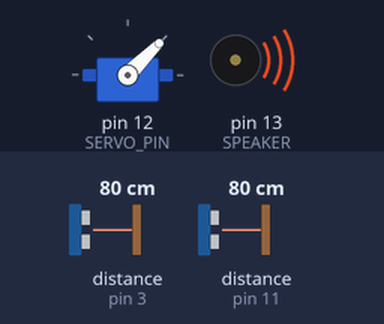
The sketch below on a simulated Arduino Uno, built with avr-gcc and run on an emulated ATmega328P. On the bench: servo, buzzer (waves = sounding). Wiring (inferred from the names in the program): 2 × ultrasonic range finder: trigger pin 2, echo pin 3 / trigger pin 10, echo pin 11. The test bench sets the inputs (shaded band); at power-on: distance to the obstacle (sensors on pin 11, pin 3) 80 cm. The echo pulse lasts 58.3 µs per cm; what the sketch prints to the serial monitor is not drawn.

Above: at 1.48 s.
1.5 s: distance to the obstacle (sensor on pin 11) set to 60 cm
At 2.8 s:
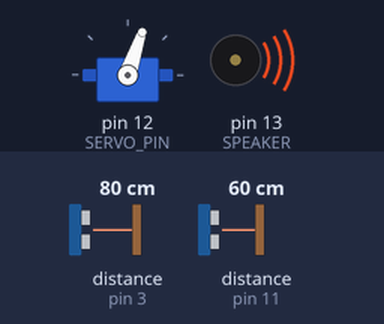
4.5 s: distance to the obstacle (sensor on pin 3) set to 250 cm
At 5.2 s:
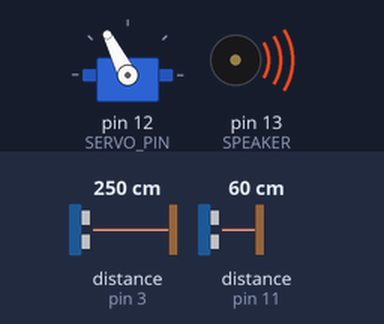
7.5 s: distance to the obstacle (sensor on pin 3) set to 2 cm
At 7.84 s:
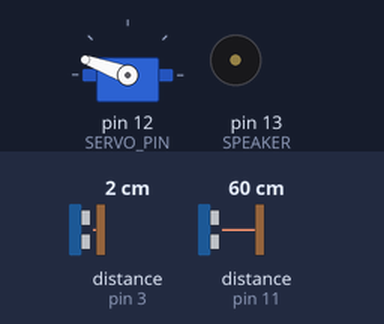
10.5 s: distance to the obstacle (sensor on pin 11) set to 2 cm
At 11.17 s:
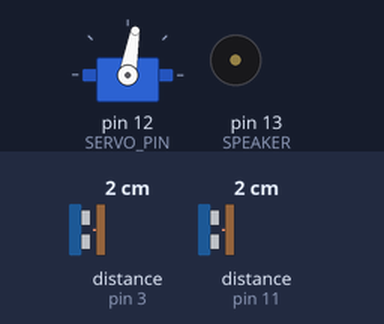
13.5 s: distance to the obstacle (sensor on pin 3) set to 9 cm
16.5 s: distance to the obstacle (sensor on pin 11) set to 9 cm
Timing chart, 0 to 20.5 s (numbered marks = the images above; inputs shaded):
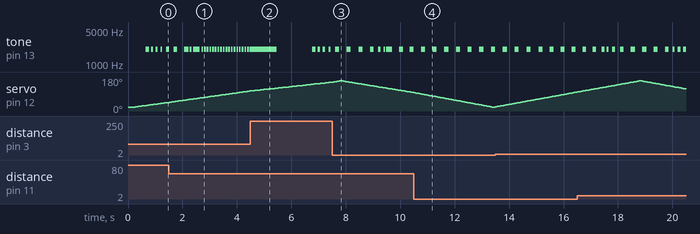

The sketch:

dual_sensor_radar_integrated.ino
```cpp
// Dual-channel ultrasonic radar with TABLE-EDGE detection - OPTIMIZED
// Designed for corner-mount on rectangular table (~118cm x 60cm)
#include <Servo.h>

// --- Hardware pins ---
const int TRIG1 = 10;
const int ECHO1 = 11;
const int TRIG2 = 2;
const int ECHO2 = 3;
const int SERVO_PIN = 12;
const int SPEAKER = 13;

// --- Servo configuration ---
const int SERVO_MIN_US = 500;
const int SERVO_MAX_US = 2500;
const float US_PER_DEG = float(SERVO_MAX_US - SERVO_MIN_US) / 270.0f;

// Servo sweep range (degrees) - adjusted for table coverage
const int POS_MIN = 30;   // Start at 30° for table edge
const int POS_MAX = 240;  // End at 240° for table edge
int pos = POS_MIN;
int dir = 1;  // 1 = forward, -1 = backward

// --- Behavior parameters ---
const int SERVO_STEP_DELAY = 8;   // REALLY FAST: 8ms (was 12ms, originally 30ms)
const int TRIG_GAP_MS = 15;       // REDUCED: 15ms between sensors (was 30ms)
const int HYSTERESIS_COUNT = 2;
const int CONTINUOUS_TONE_THRESHOLD = 5;

// --- Power monitoring (optional) ---
#define ENABLE_BATT_MON false
const int BATTERY_SENSE_PIN = A0;
const float VDIV_FACTOR = 47.0 / 147.0;
const float LOW_BATT_THRESHOLD_V = 4.5;

// --- Table geometry constants ---
const float TABLE_LONG_SIDE = 118.0;  // cm
const float TABLE_SHORT_SIDE = 60.0;  // cm

// --- State variables ---
Servo servo;
int lastD1 = 999;
int lastD2 = 999;

// Beep state (non-blocking)
bool beepOn = false;
unsigned long beepNextToggleMs = 0;
int beepFreq = 0;
int beepOnMs = 0;
int beepOffMs = 0;

// Hysteresis for sensor selection
int currentClosest = 0;
int candidateClosest = 0;
int candidateCount = 0;

bool fadingOut = false;

//////////////// Helper Functions /////////////////////

float readBatteryVoltage() {
  int adc = analogRead(BATTERY_SENSE_PIN);
  float v = (adc * (5.0 / 1023.0)) / VDIV_FACTOR;
  return v;
}

int measureDistanceWithTrig(int trigPin, int echoPin) {
  digitalWrite(trigPin, LOW);
  delayMicroseconds(2);
  digitalWrite(trigPin, HIGH);
  delayMicroseconds(10);
  digitalWrite(trigPin, LOW);

  unsigned long duration = pulseIn(echoPin, HIGH, 20000UL); // 20ms timeout (faster)
  if (duration == 0) return 999;

  int distance = (int)((duration * 0.034) / 2.0 + 0.5);
  return distance;
}

// Calculate table-edge detection threshold based on servo angle
float getTableEdgeThreshold(int angle) {
  float threshold;

  if (angle >= 30 && angle <= 90) {
    // Zone 1: 30° to 90° - scanning along 118cm side
    // Formula: 118 * sin(θ)
    float radians = angle * PI / 180.0;
    threshold = TABLE_LONG_SIDE * sin(radians);
  }
  else if (angle > 90 && angle <= 180) {
    // Zone 2: 90° to 180° - scanning along 60cm perpendicular side
    threshold = TABLE_SHORT_SIDE;
  }
  else if (angle > 180 && angle <= 240) {
    // Zone 3: 180° to 240° - scanning along 118cm side (mirrored)
    int mirrorAngle = 180 - (angle - 180);
    float radians = mirrorAngle * PI / 180.0;
    threshold = TABLE_LONG_SIDE * sin(radians);
  }
  else {
    threshold = TABLE_SHORT_SIDE;
  }

  return threshold;
}

// Beeping based on DISTANCE FROM TABLE EDGE (not raw distance)
void distanceToBeepParams(float distFromEdge, int &freq, int &onMs, int &offMs) {
  // distFromEdge: how far the object is from falling off (smaller = more urgent)

  const int minD = 2;
  const int maxD = 60;
  int effectiveDist = constrain((int)distFromEdge, minD, maxD);

  // CONSTANT FREQUENCY - always loud and clear
  freq = 2000;

  // ORIGINAL AGGRESSIVE TIMING - based on distance from edge
  // Closer to edge = faster beeping
  onMs = map(effectiveDist, minD, maxD, 30, 140);
  offMs = map(effectiveDist, minD, maxD, 40, 260);
}

// Handle beeping logic
void updateBeeper(int closestDist, int currentAngle) {
  unsigned long now = millis();

  float tableEdge = getTableEdgeThreshold(currentAngle);

  // Check if object is within table boundary
  if (closestDist == 999 || closestDist >= tableEdge) {
    // No object or object is at/beyond table edge - silence
    noTone(SPEAKER);
    beepOn = false;
    beepFreq = 0;
    beepOnMs = 0;
    beepOffMs = 0;
    beepNextToggleMs = 0;
    fadingOut = false;
    return;
  }

  // Calculate how far object is from table edge
  float distFromEdge = tableEdge - closestDist;

  // Object detected within table boundary
  int desiredFreq, desiredOn, desiredOff;
  distanceToBeepParams(distFromEdge, desiredFreq, desiredOn, desiredOff);

  if (desiredFreq == 0) {
    noTone(SPEAKER);
    beepOn = false;
    beepNextToggleMs = 0;
    return;
  }

  // Continuous tone when very close to edge
  if (distFromEdge <= CONTINUOUS_TONE_THRESHOLD) {
    if (beepNextToggleMs != 0 || desiredFreq != beepFreq) {
      noTone(SPEAKER);
      tone(SPEAKER, desiredFreq);
      beepFreq = desiredFreq;
      beepOn = true;
      beepNextToggleMs = 0;
    }
  } else {
    // Normal beeping pattern
    if (desiredFreq != beepFreq || desiredOn != beepOnMs || desiredOff != beepOffMs) {
      beepFreq = desiredFreq;
      beepOnMs = desiredOn;
      beepOffMs = desiredOff;

      if (beepNextToggleMs == 0) {
        tone(SPEAKER, beepFreq);
        beepOn = true;
        beepNextToggleMs = now + beepOnMs;
      }
    }

    // Non-blocking beep toggle
    if (beepNextToggleMs > 0 && now >= beepNextToggleMs) {
      if (beepOn) {
        noTone(SPEAKER);
        beepOn = false;
        beepNextToggleMs = now + beepOffMs;
      } else {
        tone(SPEAKER, beepFreq);
        beepOn = true;
        beepNextToggleMs = now + beepOnMs;
      }
    }
  }
}

// Update hysteresis logic for sensor selection
void updateHysteresis() {
  if (lastD1 != 999 && lastD2 != 999) {
    candidateClosest = (lastD1 <= lastD2) ? 1 : 2;
  } else if (lastD1 != 999) {
    candidateClosest = 1;
  } else if (lastD2 != 999) {
    candidateClosest = 2;
  } else {
    candidateClosest = 0;
  }

  if (candidateClosest != currentClosest) {
    candidateCount++;
    if (candidateCount >= HYSTERESIS_COUNT) {
      currentClosest = candidateClosest;
      candidateCount = 0;
    }
  } else {
    candidateCount = 0;
  }
}

////////////////////////////////////////////////////////

void setup() {
  Serial.begin(9600);

  pinMode(TRIG1, OUTPUT);
  pinMode(ECHO1, INPUT);
  pinMode(TRIG2, OUTPUT);
  pinMode(ECHO2, INPUT);
  pinMode(SPEAKER, OUTPUT);

  digitalWrite(TRIG1, LOW);
  digitalWrite(TRIG2, LOW);
  noTone(SPEAKER);

  servo.attach(SERVO_PIN, SERVO_MIN_US, SERVO_MAX_US);
  int pw = int(SERVO_MIN_US + pos * US_PER_DEG);
  pw = constrain(pw, SERVO_MIN_US, SERVO_MAX_US);
  servo.writeMicroseconds(pw);

  delay(200);
}

void loop() {
  // Move servo one step
  pos += dir * 1;

  // Reverse direction at limits
  if (pos >= POS_MAX) {
    pos = POS_MAX;
    dir = -1;
  }
  if (pos <= POS_MIN) {
    pos = POS_MIN;
    dir = 1;
  }

  // Update servo position
  int pw = int(SERVO_MIN_US + pos * US_PER_DEG);
  pw = constrain(pw, SERVO_MIN_US, SERVO_MAX_US);
  servo.writeMicroseconds(pw);

  delay(SERVO_STEP_DELAY);  // 8ms (FAST!)

  // Measure both sensors with staggered triggers
  lastD1 = measureDistanceWithTrig(TRIG1, ECHO1);
  delay(TRIG_GAP_MS);  // 15ms gap
  lastD2 = measureDistanceWithTrig(TRIG2, ECHO2);

  // Calculate table edge threshold for current angle
  float tableEdge = getTableEdgeThreshold(pos);

  // Send data to Processing: angle,distance1,distance2,tableEdgeThreshold.
  Serial.print(pos);
  Serial.print(",");
  Serial.print(lastD1);
  Serial.print(",");
  Serial.print(lastD2);
  Serial.print(",");
  Serial.print((int)tableEdge);
  Serial.print(".");

  // Calculate closest distance within table boundary
  int closest = 999;
  if (lastD1 != 999 && lastD1 < tableEdge) closest = lastD1;
  if (lastD2 != 999 && lastD2 < tableEdge && lastD2 < closest) closest = lastD2;

  // Update hysteresis
  updateHysteresis();

  // Get active sensor distance
  int activeDist = 999;
  if (currentClosest == 1) activeDist = lastD1;
  else if (currentClosest == 2) activeDist = lastD2;
  else activeDist = closest;

  // Update beeper
  updateBeeper(activeDist, pos);
}
```

Measured:
- by itself, servo on pin 12 (SERVO_PIN): rises from 100° to 160° in 2.3 s, then falls to 117° in 1.7 s
- by itself, tone on pin 13 (SPEAKER): plays 2000 Hz for 0.13 s, 2000 Hz for 0.13 s, 2000 Hz for 0.10 s, 2000 Hz for 0.08 s, 2000 Hz for 0.10 s, 2000 Hz for 0.13 s … (13 notes in this stretch)
